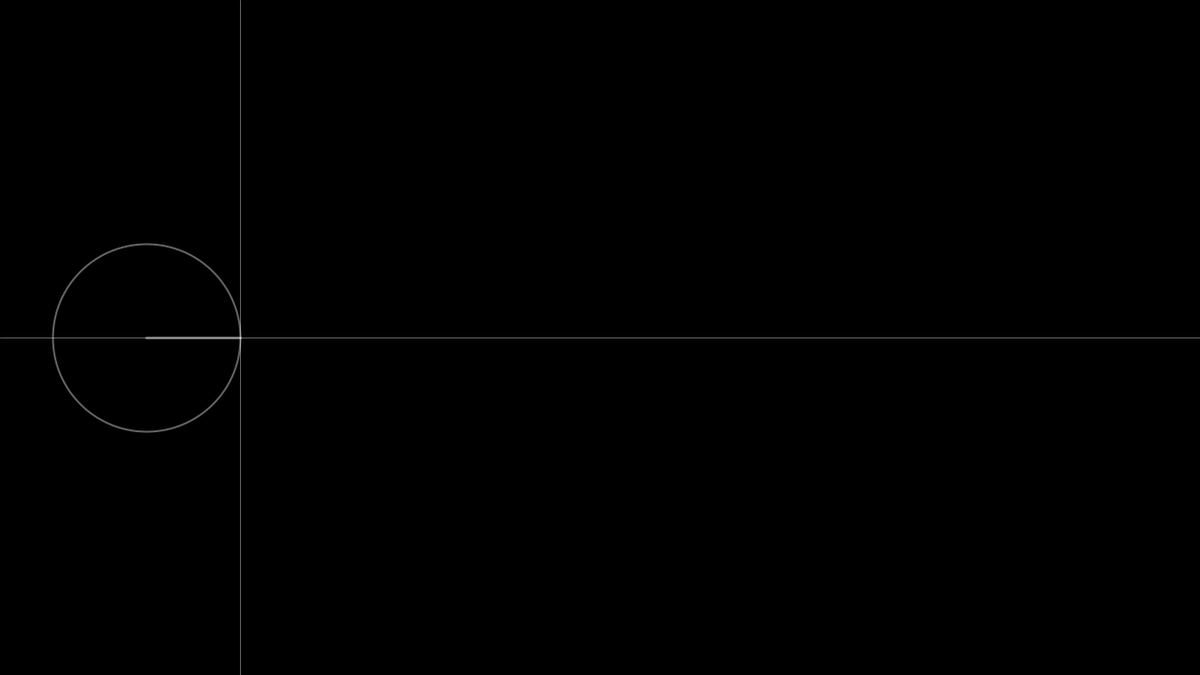
Frame 1 (no input)
Frame 60 (the mouse pressed at the canvas centre just before this capture): identical to frame 1, image omitted
Frame 120 (the mouse held since frame 60 and released just before this capture): identical to frame 1, image omitted

The Processing sketch that drew this single still picture (run headless with seeded random() and noise(); from frame 60 on, the mouse is pressed at the canvas centre):

// Processing sketch: trig_demo
// ── trig_demo.pde
float angle;
float r;
float ax, ay;

void settings(){
  size(1280, 720);
}

void setup(){

  noFill();
  angle = 0;
  r = 100;
  ax = width/5;
  ay = height/2;
}

void draw(){
  background(0);
  stroke(255,100);
  strokeWeight(1);
  line(ax, 0, ax, height); //draw the axis
  line(0, ay, width, ay);
   
  pushMatrix();
    strokeWeight(2);
    translate(ax-r, ay);
    ellipse(0,0,2*r,2*r);
    strokeWeight(3);
    line(0,0,r,0);
    
    
  popMatrix();
 
}
